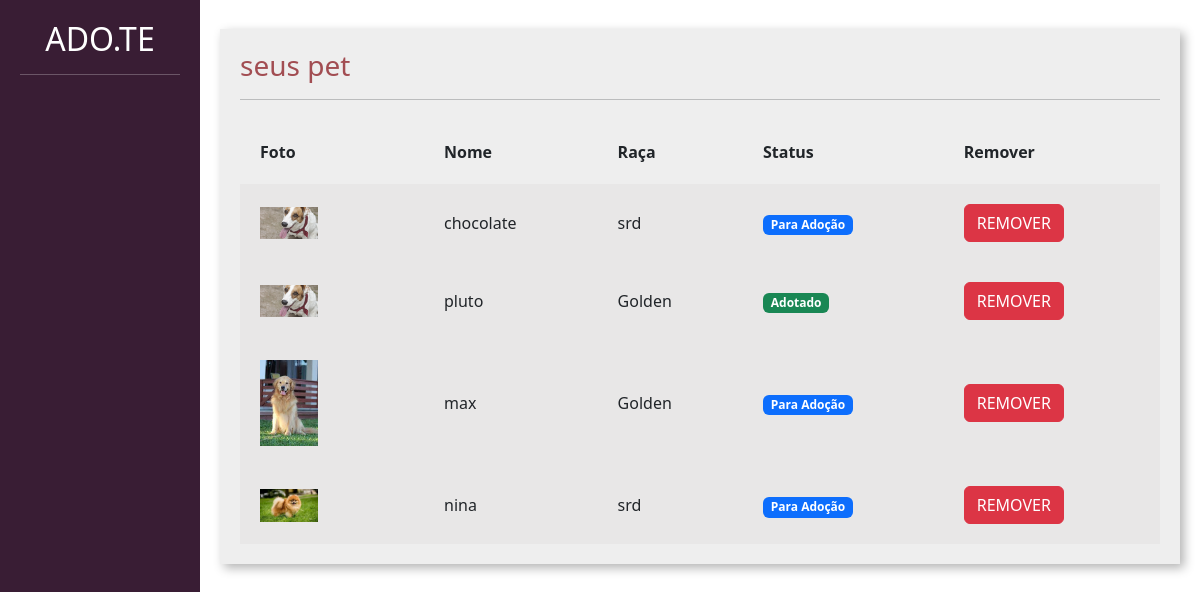
Page /divulgar/seus_pets/ (signed in) on the committed database.
### divulgar/models.py (models this page shows, shortened)
class Pet(models.Model):
    choices_status =(('P',"Para adoção"),
                     ('A','Adotado'))
    usuario = models.ForeignKey(User,on_delete=models.DO_NOTHING)
    foto = models.ImageField(upload_to='fotos_pets')
    nome = models.CharField(max_length=100)
    descricao = models.TextField()
    estado = models.CharField(max_length=50)
    cidade = models.CharField(max_length=50)
    telefone = models.CharField(max_length=15)
    tags = models.ManyToManyField(Tag)
    raca = models.ForeignKey(Raca,on_delete=models.DO_NOTHING)
    status = models.CharField( max_length=1, choices= choices_status,default='P')

class Raca(models.Model):
    raca = models.CharField(max_length=50)
    def __str__(self):
        return self.raca

### divulgar/views.py (the view)
# urls.py: path('seus_pets/', views.seus_pets, name="seus_pets"),
@login_required
def seus_pets(request):
    if request.method == "GET":
        pets = Pet.objects.filter(usuario=request.user)
        return render(request, 'seus_pets.html', {'pets': pets})

### divulgar/templates/seus_pets.html (shortened to what this page needs)
{% load static %}
<!doctype html>
<html lang="pt-BR">
    <head>
    <link href="https://cdn.jsdelivr.net/npm/bootstrap@5.3.0-alpha1/dist/css/bootstrap.min.css" rel="stylesheet">
    <link href="{% static 'usuarios/css/cadastro.css' %}" rel="stylesheet">
    <link href="{% static 'divulgar/css/novo_pet.css' %}" rel="stylesheet">
    <link href="{% static 'divulgar/css/seus_pet.css' %}" rel="stylesheet">
    </head>
    <body>
        <div class="container-fluid">
            <div class="row">
                <div class="col-md-2 bg-side sidebar">
                    <h2>ADO.TE</h2>
                    <hr>
                </div>
                <div class="col-md">
                    <div class="wrapper">
                        <div class="box width80">
                            <h3 class="font-vinho">seus pet</h3>
                            <hr>
                             <table class="tabela" cellpadding="20">
                                <tr>
                                    <th>Foto</th>
                                    <th>Nome</th>
                                    <th>Raça</th>
                                    <th>Status</th>
                                    <th>Remover</th>
                                </tr>
                                {% for pet in pets %}
                                    <tr class="tabela-linha">
                                        <td width="20%">
                                            <img width="40%" src="{{pet.foto.url}}">
                                        </td>
                                        <td>
                                            {{pet.nome}}
                                        </td>
                                        <td>
                                            {{pet.raca}}
                                        </td>
                                        <td>
                                           {%if pet.status == 'P'%}
                                              <span class='badge text-bg-primary'> Para Adoção</span>
                                             {% elif pet.status == 'A'%}
                                             <span class='badge text-bg-success'> Adotado</span>
                                             {%endif%}
                                        </td>
                                        <td>
                                            <a href="{% url 'remover_pet' pet.id %}" class="btn btn-danger">REMOVER</a>
                                        </td>
                                    </tr>
                                {% endfor%}
                            </table>
                        </div>
                    </div>
                </div>
            </div>
        </div>
    </body>
</html>

### templates/static/usuarios/css/cadastro.css (style rules this page uses)
.bg-side { background-color: #391D34; color: white; height: 100vh; }

### templates/static/divulgar/css/novo_pet.css (style rules this page uses)
.sidebar { text-align: center; padding: 20px; }
.wrapper { margin-top: 3%; display: flex; flex-direction: row; justify-content: center; align-items: center; }
.box { padding:20px; width: 50vw; background: rgb(238, 238, 238); box-shadow: 4px 4px 10px rgba(0,0,0,.3); }
.font-vinho { color: #A24D52; }

### templates/static/divulgar/css/seus_pet.css (style rules this page uses)
.width80 { width: 80vw; }
.tabela { width: 100%; margin-top: 20px; }
.tabela-linha { background-color: #e8e7e7; }

### rows in the picture
Pet: foto (picture), nome "chocolate", raca "srd", status "Para Adoção"
Pet: foto (picture), nome "pluto", raca "Golden", status "Adotado"
Pet: foto (picture), nome "max", raca "Golden", status "Para Adoção"
Pet: foto (picture), nome "nina", raca "srd", status "Para Adoção"
